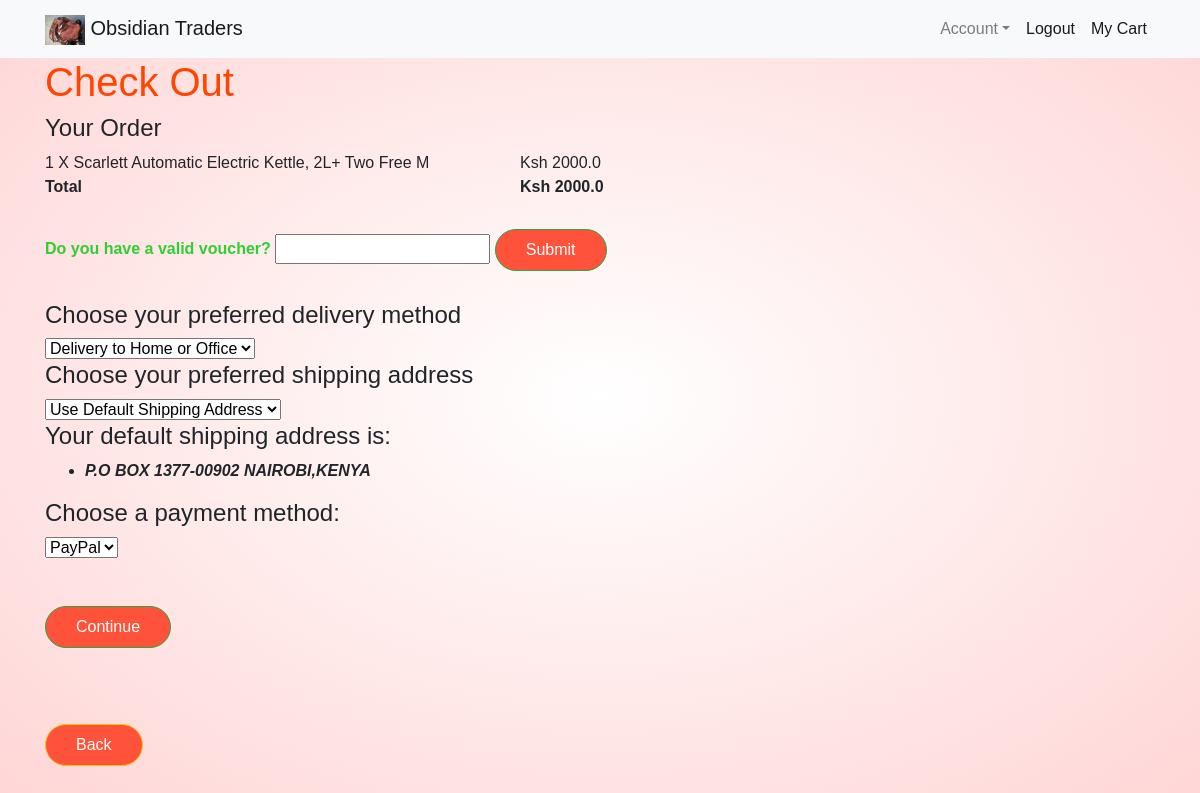
/obsidian/ecommerce/check-out/ (signed in), run on the app's committed database.
### ecommerce_platform/models.py (models this page shows, shortened)
class OrderItem(models.Model):
	user=models.ForeignKey(User,on_delete=models.CASCADE)
	order_number=models.UUIDField(primary_key=True, default=uuid.uuid4, help_text='Unique Order Number for this Product')
	product=models.ForeignKey(Product,on_delete=models.CASCADE)
	order_invoice_code=models.CharField(max_length=10,blank=True,null=True)
	ordered=models.BooleanField(default=False)
	quantity=models.IntegerField(default=1)
	created_on=models.DateTimeField(auto_now_add=True)
	ordered_date=models.DateTimeField(null=True)
	delivered=models.BooleanField(default=False)
	can_comment=models.BooleanField(default=False)
	can_rate=models.BooleanField(default=False)
	order_item_total=models.FloatField(null=True)
	address=models.CharField(max_length=200,null=True)
	payment_type=models.CharField(max_length=20,null=True)
	commented=models.BooleanField(default=False)
	rated=models.BooleanField(default=False)
	def get_total(self):
		return self.product.price*self.quantity

class Product(models.Model):
	name=models.CharField(max_length=50)
	manufacturer=models.CharField(max_length=50,default="")
	units_available=models.PositiveIntegerField(null=True)
	price=models.FloatField(null=True)
	description=models.TextField()
	image=models.ImageField(upload_to ='images', default = 'images/none/no-image.png')
	added_on=models.DateTimeField(auto_now_add=True)
	slug=models.SlugField(default="", editable=False, max_length=50, null = False)
	categories=models.ManyToManyField(Category)
	"""CATEGORIES=(
			("SMARTPHONES","SMARTPHONES"),
			("CLOTHING","CLOTHING"),
			("HOME APPLIANCES","HOME APPLIANCES"),
			("COMPUTING","COMPUTING")
		)
	category = models.CharField(
        max_length=20,
        choices=CATEGORIES,
        blank=True,
        default='',
        help_text='Product Category'
    )"""
	class Meta:
		ordering=["-added_on"]

class Cart(models.Model):
	user=models.OneToOneField(User,on_delete=models.CASCADE,primary_key=True)
	order_items=models.ManyToManyField(OrderItem)
	invoice_code=models.CharField(max_length=20,blank=True,null=True)
	def get_total(self):
		total=0
		for item in self.order_items.all():
			total+=(item.product.price)*item.quantity
		return total

class Address(models.Model):
	user=models.OneToOneField(User,on_delete=models.CASCADE,primary_key=True)
	street_address=models.CharField(max_length=20,default="")
	postal_code=models.CharField(max_length=7,default="00000")
	city=models.CharField(max_length=14,default="")
	country=models.CharField(max_length=8,default="")

### ecommerce_platform/views.py (the view, shortened to what this page needs)
# urls.py: path("check-out/",views.check_out,name="check_out"),
@login_required()
def check_out(request):
	cart=Cart.objects.get(user=request.user)
	address=Address.objects.get(user=request.user)
	if request.session.get("coupon_id"):#returns true or false
		coupon_id=request.session.get("coupon_id")
		coupon=Coupon.objects.get(id=coupon_id)
		if coupon.min_amount>cart.get_total():
			del request.session["coupon_id"]
	coupon_form=CouponForm()
	check_out_form=CheckOutForm()
	cart=Cart.objects.get(user=request.user)
	orders=cart.order_items.filter(
		ordered=False
		)
	coupon_id=request.session.get("coupon_id")
	if coupon_id:
		coupon=Coupon.objects.get(id=coupon_id)
		cart_discounted_total=cart.get_total_after_discount(coupon.discount)
		context={
			"cart":cart,
			"address":address,
			"check_out_form":check_out_form,
			"coupon_form":coupon_form,
			"orders":orders,
			"coupon":coupon,
			"coupon_id":coupon_id,
			"cart_discounted_total":cart_discounted_total
		}
	else:
		context={
			"cart":cart,
			"address":address,
			"check_out_form":check_out_form,
			"coupon_form":coupon_form,
			"orders":orders,
			"coupon_id":coupon_id
		}
	return render(request,"check_out.html",context)

### ecommerce_platform/forms.py
class CheckOutForm(Form):
	DELIVERY_METHODS=(
		("Delivery to Home or Office","Delivery to Home or Office"),
		("Pick Up Station","Pick Up Station")
		)
	PICK_UP_STATIONS=(
		("Room 23,First Floor,Kemu Towers,Nairobi,Kenya","Room 23,First Floor,Kemu Towers,Nairobi,Kenya"),
		("Kikuyu Matatu Stage,Kikuyu,Kiambu","Kikuyu Matatu Stage,Kikuyu,Kiambu")
		)
	SHIPPING_ADDRESSES=(
		("Use Default Shipping Address","Use Default Shipping Address"),
		("Set New Shipping Address","Set New Shipping Address")
		)
	delivery_method=forms.ChoiceField(choices=DELIVERY_METHODS,required=True)
	pick_up_station=forms.ChoiceField(choices=PICK_UP_STATIONS)
	shipping_address=forms.ChoiceField(choices=SHIPPING_ADDRESSES)
	street_address=forms.CharField(max_length=20,required=False)
	postal_code=forms.CharField(max_length=7,required=False,help_text="Postal Code,Numbers only.")
	city=forms.CharField(max_length=14,required=False)
	country=forms.ChoiceField(
		choices=COUNTRIES
		)
	PAYMENT_CHOICES=(
		("PayPal","PayPal"),
		("Stripe","Stripe")
		)
	payment_option=forms.ChoiceField(choices=PAYMENT_CHOICES)

class CouponForm(Form):
	code=forms.CharField(label="Do you have a valid voucher?",max_length=5)

### templates/check_out.html (shortened to what this page needs)
{% extends "base.html" %}
{% block page_content %}
{% load crispy_forms_tags%}
{% load static %}
<link rel="stylesheet" type="text/css" href="{% static 'ecommerce_platform/styles.css'%}">
<h1 class="check-out">Check Out</h1>
<div class="check-out-order">
	<h4>Your Order</h4>
	{% for order in orders %}
		<div class="row">
			<div class="col-md-5">
				{{order.quantity}} X {{order.product.name}}
			</div>
			<div class="col-md-2">
				Ksh {{order.get_total}}
			</div>
		</div>
	{% endfor %}
	<div class="row">
		<div class="col-md-5">
		{% if coupon_id%}
			<strong>Sub Total</strong>
		{% else %}
			<strong>Total</strong>
		{% endif %}
		</div>
		<div class="col-md-2">
			<strong>Ksh {{cart.get_total}}</strong>
		</div>
	</div>
</div>
<div>
	<form action="{% url 'ecommerce_platform:apply_coupon' %}" method="POST">
		<strong class="coupon">{{coupon_form.code.label}}</strong>
		{{coupon_form.code}}
		<input type="submit" name="Apply Coupon" class="btn btn-success">
	</form>
</div>
<div>
	<form method="POST" class="form-group">
		<div>
			<h4>Choose your preferred delivery method</h4>
			<select class="delivery_method" name="delivery_method" id="id_delivery_method">
  				<option value="Delivery to Home or Office">Delivery to Home or Office</option>
			</select>
		</div>
		<div class="address_options">
			<h4>Choose your preferred shipping address</h4>
			<select class="shipping_address" name="shipping_address" id="id_shipping_address">
  				<option value="Use Default Shipping Address">Use Default Shipping Address</option>
			</select>
			<div class="default_shipping_address">
				<h4>Your default shipping address is:</h4>
				<ul>
					<li>
						<b><i>{{address.street_address}}-{{address.postal_code}} {{address.city}},{{address.country}}</i></b>
					</li>
				</ul>
			</div>
		</div>
		<div class="payment_option">
			<h4>Choose a payment method:</h4>
			{{check_out_form.payment_option}}
		</div>
		<button type="submit" class="btn btn-success">Continue</button>
	</form>
	<a href="{% url 'ecommerce_platform:cart' %}" class="btn btn-warning">Back</a>
</div>
{% endblock %}

### static/ecommerce_platform/styles.css (style rules this page uses)
body { font-family: 'Poppins', sans-serif; background: radial-gradient(#fff, #ffd6d6); }
.address_options { display: block; }
.default_shipping_address { display: block; }
body { background-color: rgb(240,240,240); }
.coupon { color: rgb(50,205,50); }
.check-out { color: rgb(255,69,0); }
.btn { display: inline-block; background: #ff523b; color: #fff; padding: 8px 30px; margin: 30px 0; border-radius: 30px; transition: background 0.5s; }

### data on the page
OrderItem: quantity "1", product.name "Scarlett Automatic Electric Kettle, 2L+ Two Free M", get_total "2000.0"
Cart: get_total "2000.0"
Address: street_address "P.O BOX 1377", postal_code "00902", city "NAIROBI", country "KENYA"

### other printed values
{{ coupon_form.code.label }} "Do you have a valid voucher?"
